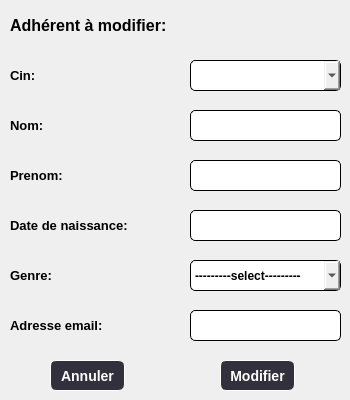
      <widget class="QWidget" name="Modifier">
       <attribute name="title">
        <string>Modifier</string>
       </attribute>
       <widget class="QLabel" name="label_28">
        <property name="geometry">
         <rect>
          <x>10</x>
          <y>60</y>
          <width>31</width>
          <height>31</height>
         </rect>
        </property>
        <property name="styleSheet">
         <string notr="true">color: rgb(0, 0, 0);
font-size: 13px;
font:bold;</string>
        </property>
        <property name="text">
         <string>Cin:</string>
        </property>
       </widget>
       <widget class="QLabel" name="label_29">
        <property name="geometry">
         <rect>
          <x>10</x>
          <y>110</y>
          <width>41</width>
          <height>31</height>
         </rect>
        </property>
        <property name="styleSheet">
         <string notr="true">color: rgb(0, 0, 0);
font-size: 13px;
font:bold;</string>
        </property>
        <property name="text">
         <string>Nom: </string>
        </property>
       </widget>
       <widget class="QLabel" name="label_30">
        <property name="geometry">
         <rect>
          <x>10</x>
          <y>160</y>
          <width>61</width>
          <height>31</height>
         </rect>
        </property>
        <property name="styleSheet">
         <string notr="true">color: rgb(0, 0, 0);
font-size: 13px;
font:bold;</string>
        </property>
        <property name="text">
         <string>Prenom:</string>
        </property>
       </widget>
       <widget class="QLabel" name="label_31">
        <property name="geometry">
         <rect>
          <x>10</x>
          <y>210</y>
          <width>131</width>
          <height>31</height>
         </rect>
        </property>
        <property name="styleSheet">
         <string notr="true">color: rgb(0, 0, 0);
font-size: 13px;
font:bold;</string>
        </property>
        <property name="text">
         <string>Date de naissance:</string>
        </property>
       </widget>
       <widget class="QLineEdit" name="mod_nom">
        <property name="geometry">
         <rect>
          <x>190</x>
          <y>110</y>
          <width>151</width>
          <height>31</height>
         </rect>
        </property>
        <property name="styleSheet">
         <string notr="true">border: 1px solid;
border-radius: 5px;
padding: 1px 18px 1px 3px;
min-width: 6em;
color: rgb(0, 0, 0);
font-size: 12px;
font:bold;</string>
        </property>
       </widget>
       <widget class="QLineEdit" name="mod_pren">
        <property name="geometry">
         <rect>
          <x>190</x>
          <y>160</y>
          <width>151</width>
          <height>31</height>
         </rect>
        </property>
        <property name="styleSheet">
         <string notr="true">border: 1px solid;
border-radius: 5px;
padding: 1px 18px 1px 3px;
min-width: 6em;
color: rgb(0, 0, 0);
font-size: 12px;
font:bold;</string>
        </property>
       </widget>
       <widget class="QLineEdit" name="mod_date">
        <property name="geometry">
         <rect>
          <x>190</x>
          <y>210</y>
          <width>151</width>
          <height>31</height>
         </rect>
        </property>
        <property name="styleSheet">
         <string notr="true">border: 1px solid;
border-radius: 5px;
padding: 1px 18px 1px 3px;
min-width: 6em;
color: rgb(0, 0, 0);
font-size: 12px;
font:bold;</string>
        </property>
       </widget>
       <widget class="QPushButton" name="modifier">
        <property name="geometry">
         <rect>
          <x>220</x>
          <y>360</y>
          <width>75</width>
          <height>31</height>
         </rect>
        </property>
        <property name="cursor">
         <cursorShape>PointingHandCursor</cursorShape>
        </property>
        <property name="styleSheet">
         <string notr="true">#modifier{
    background-color: #32303D;
    border-style: outset;
    border-width: 1px;
    font: bold 14px;
    color:#ffffff;
    padding: 2px;
	border-radius:6px;
}</string>
        </property>
        <property name="text">
         <string>Modifier</string>
        </property>
       </widget>
       <widget class="QPushButton" name="reset_2">
        <property name="geometry">
         <rect>
          <x>50</x>
          <y>360</y>
          <width>75</width>
          <height>31</height>
         </rect>
        </property>
        <property name="cursor">
         <cursorShape>PointingHandCursor</cursorShape>
        </property>
        <property name="styleSheet">
         <string notr="true">#reset_2 {
    background-color: #32303D;
    border-style: outset;
    border-width: 1px;
    font: bold 14px;
    color:#ffffff;
    padding: 2px;
	border-radius:6px;
}</string>
        </property>
        <property name="text">
         <string>Annuler</string>
        </property>
       </widget>
       <widget class="QLabel" name="label_4">
        <property name="geometry">
         <rect>
          <x>10</x>
          <y>10</y>
          <width>201</width>
          <height>31</height>
         </rect>
        </property>
        <property name="styleSheet">
         <string notr="true">font-size: 16px;
color: rgb(0, 0, 0);
font:bold;</string>
        </property>
        <property name="text">
         <string>Adhérent à modifier:</string>
        </property>
       </widget>
       <widget class="QLabel" name="label_33">
        <property name="geometry">
         <rect>
          <x>10</x>
          <y>310</y>
          <width>131</width>
          <height>31</height>
         </rect>
        </property>
        <property name="styleSheet">
         <string notr="true">color: rgb(0, 0, 0);
font-size: 13px;
font:bold;</string>
        </property>
        <property name="text">
         <string>Adresse email:</string>
        </property>
       </widget>
       <widget class="QLineEdit" name="mod_email">
        <property name="geometry">
         <rect>
          <x>190</x>
          <y>310</y>
          <width>151</width>
          <height>31</height>
         </rect>
        </property>
        <property name="styleSheet">
         <string notr="true">border: 1px solid;
border-radius: 5px;
padding: 1px 18px 1px 3px;
min-width: 6em;
color: rgb(0, 0, 0);
font-size: 12px;
font:bold;</string>
        </property>
        <property name="text">
         <string/>
        </property>
       </widget>
       <widget class="QComboBox" name="mod_cin">
        <property name="geometry">
         <rect>
          <x>190</x>
          <y>60</y>
          <width>151</width>
          <height>31</height>
         </rect>
        </property>
        <property name="styleSheet">
         <string notr="true">border: 1px solid;
border-radius: 5px;
color: rgb(0, 0, 0);
font-size: 12px;
font:bold;</string>
        </property>
       </widget>
       <widget class="QLabel" name="label_37">
        <property name="geometry">
         <rect>
          <x>10</x>
          <y>260</y>
          <width>131</width>
          <height>31</height>
         </rect>
        </property>
        <property name="styleSheet">
         <string notr="true">color: rgb(0, 0, 0);
font-size: 13px;
font:bold;</string>
        </property>
        <property name="text">
         <string>Genre:</string>
        </property>
       </widget>
       <widget class="QComboBox" name="mod_genre">
        <property name="geometry">
         <rect>
          <x>190</x>
          <y>260</y>
          <width>151</width>
          <height>31</height>
         </rect>
        </property>
        <property name="styleSheet">
         <string notr="true">border: 1px solid;
border-radius: 5px;
color: rgb(0, 0, 0);
font-size: 12px;
font:bold;</string>
        </property>
        <item>
         <property name="text">
          <string>---------select---------</string>
         </property>
        </item>
        <item>
         <property name="text">
          <string>Male</string>
         </property>
        </item>
        <item>
         <property name="text">
          <string>Female</string>
         </property>
        </item>
       </widget>
      </widget>
